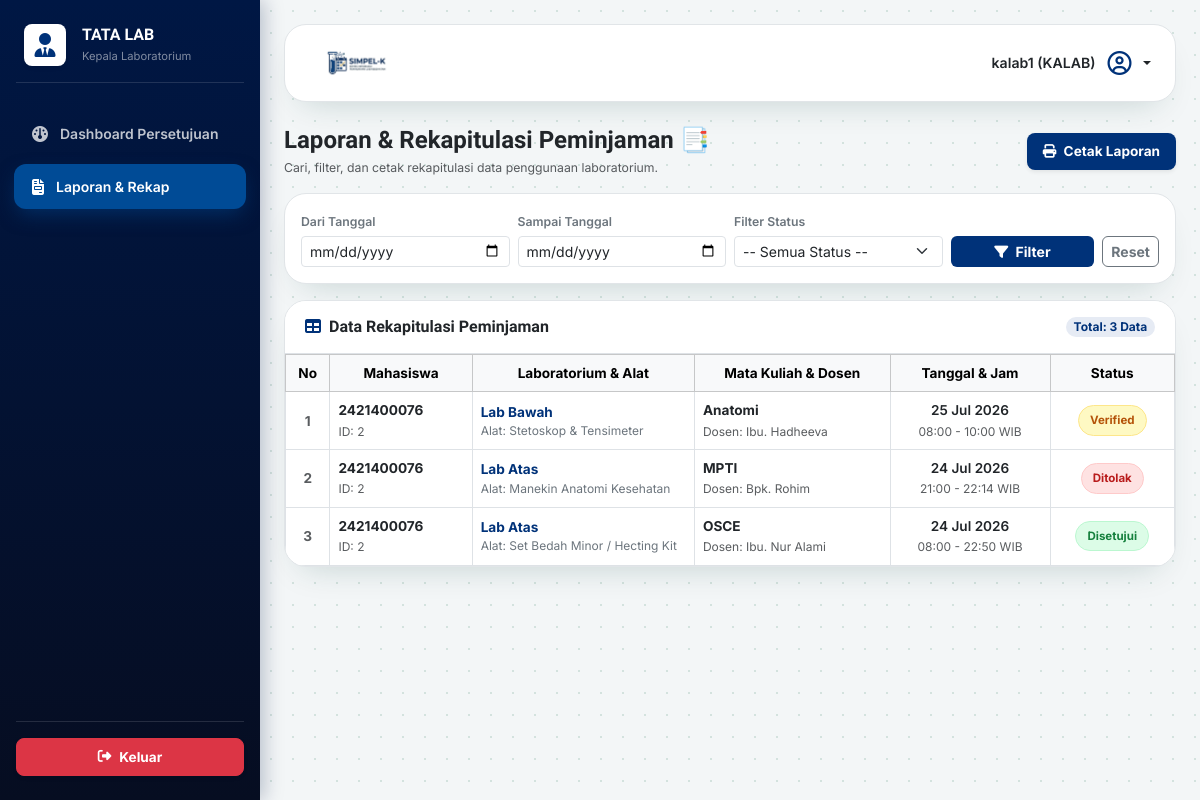
Before: /kalab/laporan/ (signed in) with the older database file.
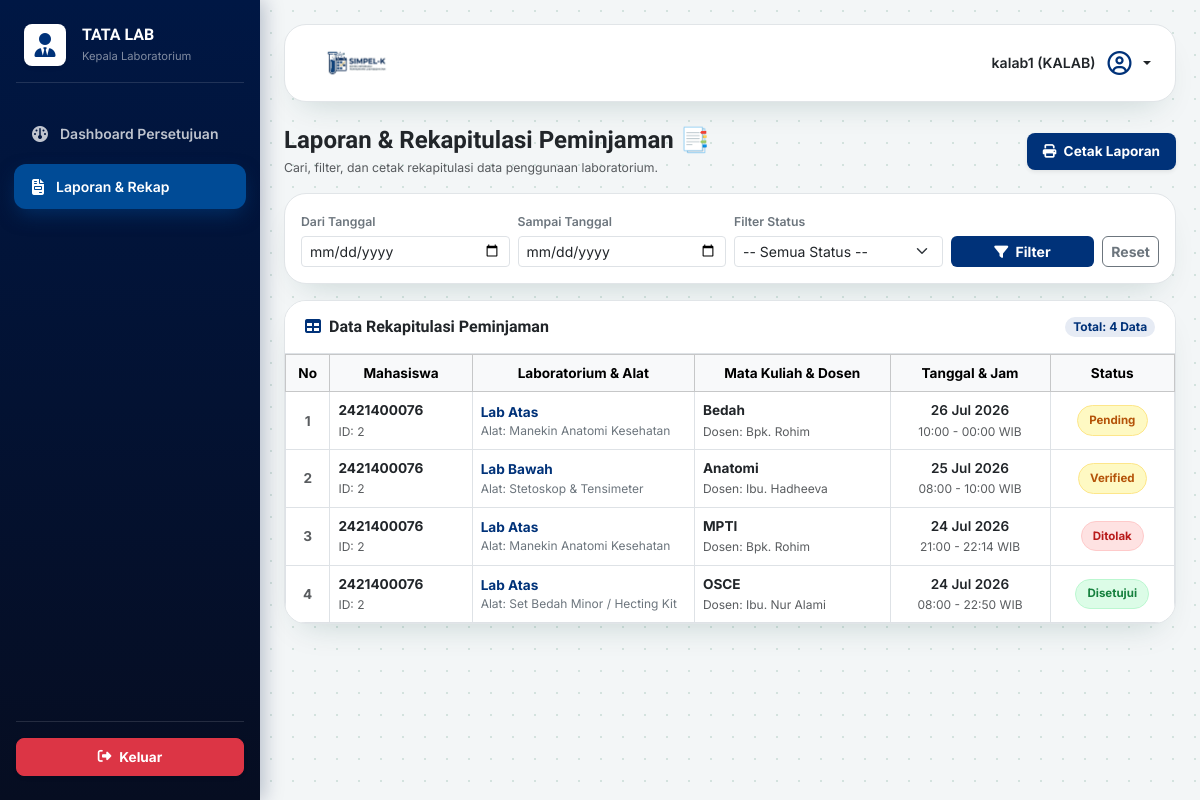
After: the same page with the newer database file.
### core_auth/models.py (models this page shows, shortened)
class User(AbstractUser):
    ROLE_CHOICES = [
        ('mahasiswa', 'Mahasiswa/PJMK'),
        ('aslab', 'Asisten Laboratorium'),
        ('kaleb', 'Kepala Laboratorium'),
    ]
    role = models.CharField(max_length=20, choices=ROLE_CHOICES, default='mahasiswa')
    nim = models.CharField(max_length=20, blank=True, null=True, unique=True)
    prodi = models.CharField(max_length=50, blank=True, null=True)
    no_hp = models.CharField(max_length=15, blank=True, null=True)

class Peminjaman(models.Model):
    STATUS_CHOICES = [
        ('pending', 'Menunggu Validasi ASLAB'),
        ('verified', 'Menunggu Persetujuan KALAB'),
        ('disetujui', 'Disetujui / Jadwal Dikunci'),
        ('ditolak', 'Ditolak'),
        ('selesai', 'Selesai / Sudah Dikembalikan'),
    ]
    mahasiswa = models.ForeignKey(settings.AUTH_USER_MODEL, on_delete=models.CASCADE, related_name='peminjaman_mahasiswa')
    ruang_lab = models.ForeignKey(RuangLab, on_delete=models.CASCADE)
    alat_bahan = models.ForeignKey(AlatBahan, on_delete=models.PROTECT)
    keperluan = models.TextField()
    nama_dosen = models.CharField(max_length=100)
    mata_kuliah = models.CharField(max_length=100)
    tanggal_pinjam = models.DateField()
    wkt_mulai = models.TimeField()
    wkt_akhir = models.TimeField()
    status = models.CharField(max_length=20, choices=STATUS_CHOICES, default='pending')
    di_validasi_oleh = models.ForeignKey(
        settings.AUTH_USER_MODEL,
        on_delete=models.SET_NULL,
        blank=True,
        null=True,
        related_name='aslab_verifikator'
    )
    tgl_pengajuan = models.DateTimeField(auto_now_add=True)
    catatan_tolak = models.TextField(blank=True, null=True)

class RuangLab(models.Model):
    nama_ruang = models.CharField(max_length=100)
    kapasitas = models.IntegerField()
    deskripsi = models.TextField(blank=True, null=True)

class AlatBahan(models.Model):
    nama_alat = models.CharField(max_length=100)
    stok_tersedia = models.IntegerField(default=0)
    satuan = models.CharField(max_length=20, default='Pcs')

### kalab/views.py (the view)
# urls.py: path('laporan/', views.laporan_kalab, name='laporan'),
@login_required(login_url='core_auth:login')
def laporan_kalab(request):
    target = cekk_role_kalab(request.user)
    if target:
        return redirect(target)
    tgl_mulai = request.GET.get('tgl_mulai', '')
    tgl_selesai = request.GET.get('tgl_selesai', '')
    filter_status = request.GET.get('status', '')
    laporan_list = Peminjaman.objects.all().order_by('-tanggal_pinjam')
    if tgl_mulai:
        laporan_list = laporan_list.filter(tanggal_pinjam__gte=tgl_mulai)
    if tgl_selesai:
        laporan_list = laporan_list.filter(tanggal_pinjam__lte=tgl_selesai)
    if filter_status and filter_status != 'semua':
        laporan_list = laporan_list.filter(status=filter_status)
    total_laporan = laporan_list.count()
    context = {
        'laporan_list': laporan_list,
        'total_laporan': total_laporan,
        'tgl_mulai': tgl_mulai,
        'tgl_selesai': tgl_selesai,
        'filter_status': filter_status,
    }
    return render(request, 'kalab/laporan.html', context)

### kalab/views.py (called while the page is built)
def cekk_role_kalab(user):
    username_lower = user.username.lower()
    if 'aslab' in username_lower:
        return 'aslab:dashboard'
    elif 'kalab' not in username_lower and not user.groups.filter(name__iexact='KALAB').exists():
        return 'mahasiswa:dashboard'
    return None

### kalab/templates/kalab/laporan.html (shortened to what this page needs)
{% load static %}
<!DOCTYPE html>
<html lang="id">
<head>
    <link href="https://cdn.jsdelivr.net/npm/bootstrap@5.3.2/dist/css/bootstrap.min.css" rel="stylesheet">
    <link rel="stylesheet" href="https://cdnjs.cloudflare.com/ajax/libs/font-awesome/6.4.2/css/all.min.css">
</head>
<body>
    <div class="sidebar d-flex flex-column justify-content-between py-4">
        <div>
            <div class="px-4 mb-3 text-white d-flex align-items-center gap-3">
                <div class="bg-white rounded-3 p-2 d-flex align-items-center justify-content-center shadow-sm" style="width: 42px; height: 42px;">
                    <i class="fa-solid fa-user-tie fs-4" style="color: var(--teal-700);"></i>
                </div>
                <div>
                    <h6 class="fw-bold mb-0 text-white brand-title">TATA LAB</h6>
                    <small class="text-white-50" style="font-size: 0.7rem;">Kepala Laboratorium</small>
                </div>
            </div>
            <hr class="text-white-50 mx-3 mb-4">
            <ul class="nav nav-pills flex-column mb-auto">
                <li class="nav-item">
                    <a href="{% url 'kalab:dashboard' %}" class="nav-link">
                        <i class="fa-solid fa-gauge fs-6"></i> Dashboard Persetujuan
                    </a>
                </li>
                <li class="nav-item">
                    <a href="{% url 'kalab:laporan' %}" class="nav-link active">
                        <i class="fa-solid fa-file-invoice fs-6"></i> Laporan & Rekap
                    </a>
                </li>
            </ul>
        </div>
        <div class="px-3">
            <hr class="text-white-50 mb-3">
            <a href="{% url 'core_auth:logout' %}" class="btn btn-danger w-100 py-2 rounded-3 fw-bold d-flex align-items-center justify-content-center gap-2 shadow-sm" style="font-size: 0.85rem;">
                <i class="fa-solid fa-right-from-bracket"></i> Keluar
            </a>
        </div>
    </div>
    <div class="main-content">
        <div class="top-header-bar d-flex align-items-center justify-content-between">
            <div class="d-flex align-items-center gap-3">
                <img src="{% static 'images/logo.png' %}" alt="SIMPEL-K" class="brand-logo">
            </div>
            <div class="dropdown">
                <a href="#" class="d-flex align-items-center gap-2 text-decoration-none text-dark dropdown-toggle" id="dropdownUser" data-bs-toggle="dropdown" aria-expanded="false">
                    <span class="fw-semibold me-1" style="font-size: 0.88rem;">{{ request.user.username }} (KALAB)</span>
                    <i class="fa-regular fa-circle-user fs-4" style="color: var(--teal-700);"></i>
                </a>
            </div>
        </div>
        <div class="d-flex flex-column flex-md-row justify-content-between align-items-md-center mb-3 gap-2 no-print">
            <div>
                <h4 class="fw-bold text-dark mb-1">Laporan & Rekapitulasi Peminjaman 📑</h4>
                <p class="text-muted small mb-0">Cari, filter, dan cetak rekapitulasi data penggunaan laboratorium.</p>
            </div>
            <button onclick="window.print()" class="btn btn-theme-primary fw-bold px-3 py-2 rounded-3 btn-print shadow-sm" style="font-size: 0.85rem;">
                <i class="fa-solid fa-print me-1"></i> Cetak Laporan
            </button>
        </div>
        <div class="card card-custom filter-card p-3 mb-3">
            <form method="GET" action="{% url 'kalab:laporan' %}" class="row g-2 align-items-end">
                <div class="col-12 col-md-3">
                    <label class="form-label small fw-semibold text-secondary mb-1">Dari Tanggal</label>
                    <input type="date" name="tgl_mulai" class="form-control form-control-sm" value="{{ tgl_mulai }}">
                </div>
                <div class="col-12 col-md-3">
                    <label class="form-label small fw-semibold text-secondary mb-1">Sampai Tanggal</label>
                    <input type="date" name="tgl_selesai" class="form-control form-control-sm" value="{{ tgl_selesai }}">
                </div>
                <div class="col-12 col-md-3">
                    <label class="form-label small fw-semibold text-secondary mb-1">Filter Status</label>
                    <select name="status" class="form-select form-select-sm">
                        <option value="semua" {% if filter_status == 'semua' or not filter_status %}selected{% endif %}>-- Semua Status --</option>
                    </select>
                </div>
                <div class="col-12 col-md-3 d-flex gap-2">
                    <button type="submit" class="btn btn-theme-primary btn-sm fw-bold w-100 py-1.5 rounded-2">
                        <i class="fa-solid fa-filter me-1"></i> Filter
                    </button>
                    <a href="{% url 'kalab:laporan' %}" class="btn btn-outline-secondary btn-sm fw-bold py-1.5 rounded-2">
                        Reset
                    </a>
                </div>
            </form>
        </div>
        <div class="card card-custom">
            <div class="card-header border-bottom py-2.5 d-flex justify-content-between align-items-center no-print">
                <h6 class="fw-bold mb-0 text-dark">
                    <i class="fa-solid fa-table me-2" style="color: var(--teal-700);"></i>Data Rekapitulasi Peminjaman
                </h6>
                <span class="badge px-2.5 py-1.5 rounded-pill fw-bold" style="background: var(--teal-050); color: var(--teal-700); font-size: 0.75rem;">
                    Total: {{ total_laporan }} Data
                </span>
            </div>
            <div class="table-responsive">
                <table class="table table-bordered table-hover align-middle mb-0" style="min-width: 850px; font-size: 0.85rem;">
                    <thead class="table-light text-secondary text-center">
                        <tr>
                            <th style="width: 5%;">No</th>
                            <th style="width: 16%;">Mahasiswa</th>
                            <th style="width: 25%;">Laboratorium & Alat</th>
                            <th style="width: 22%;">Mata Kuliah & Dosen</th>
                            <th style="width: 18%;">Tanggal & Jam</th>
                            <th style="width: 14%;">Status</th>
                        </tr>
                    </thead>
                    <tbody>
                        {% for pinjam in laporan_list %}
                        <tr>
                            <td class="text-center fw-bold text-muted">{{ forloop.counter }}</td>
                            <td>
                                <div class="fw-bold text-dark">{{ pinjam.mahasiswa.username }}</div>
                                <small class="text-muted" style="font-size: 0.75rem;">ID: {{ pinjam.mahasiswa.id }}</small>
                            </td>
                            <td>
                                <div class="fw-bold" style="color: var(--teal-700);">{{ pinjam.ruang_lab.nama_ruang }}</div>
                                <small class="text-secondary d-block" style="font-size: 0.75rem;">Alat: {{ pinjam.alat_bahan.nama_alat }}</small>
                            </td>
                            <td>
                                <div class="fw-bold text-dark">{{ pinjam.mata_kuliah }}</div>
                                <small class="text-muted" style="font-size: 0.75rem;">Dosen: {% if pinjam.dosen %}{{ pinjam.dosen }}{% elif pinjam.nama_dosen %}{{ pinjam.nama_dosen }}{% else %}-{% endif %}</small>
                            </td>
                            <td class="text-center">
                                <div class="fw-semibold text-dark">{{ pinjam.tanggal_pinjam|date:"d M Y" }}</div>
                                <small class="text-muted" style="font-size: 0.75rem;">{{ pinjam.wkt_mulai|time:"H:i" }} - {{ pinjam.wkt_akhir|time:"H:i" }} WIB</small>
                            </td>
                            <td class="text-center">
                                {% if pinjam.status == 'disetujui' or pinjam.status == 'selesai' %}
                                <span class="badge-status badge-status--approved">
                                    Disetujui
                                </span>
                                {% elif pinjam.status == 'ditolak' %}
                                <span class="badge-status badge-status--rejected">
                                    Ditolak
                                </span>
                                {% else %}
                                <span class="badge-status badge-status--pending">
                                    {{ pinjam.status|capfirst }}
                                </span>
                                {% endif %}
                            </td>
                        </tr>
                        {% empty %}
                        <tr>
                            <td colspan="6" class="text-center py-4 text-muted">
                                Tidak ada data laporan yang sesuai dengan filter pencarian.
                            </td>
                        </tr>
                        {% endfor %}
                    </tbody>
                </table>
            </div>
        </div>
    </div>
</body>
</html>

### kalab/templates/kalab/laporan.html (style rules this page uses)
:root { --teal-900: #001744; --teal-700: #003279; --teal-600: #004b96; --teal-050: #e6ebf4; --ink: #16241f; --ink-muted: #5b626b; --line: #e1e5e8; --paper: #ffffff; --bg: #f3f6f7; --radius-lg: 22px; --radius-md: 12px; --shadow-card: 0 16px 34px -18px rgba(0, 68, 60, 0.22); --shadow-card-hover: 0 22px 40px -16px rgba(0, 24, 68, 0.28); --amber-600: #b45309; --amber-050: #fef9c3; --amber-line: #fde68a; --info-600: #0369a1; --info-050: #e0f2fe; --info-line: #bae6fd; --success-600: #15803d; --success-050: #dcfce7; --success-line: #bbf7d0; --danger-600: #b91c1c; --danger-050: #fee2e2; --danger-line: #fecaca; }
body { background-color: var(--bg); font-family: 'Inter', system-ui, sans-serif; color: var(--ink); font-size: 0.875rem; }
h1, h2, h3, h4, h5, h6, .brand-title { font-family: 'Plus Jakarta Sans', 'Inter', sans-serif; }
.sidebar { position: fixed; top: 0; bottom: 0; left: 0; z-index: 1040; width: 260px; background: linear-gradient(180deg, var(--teal-900) 0%, #060d21 100%); box-shadow: 4px 0 18px rgba(0, 23, 68, 0.25); }
.sidebar .nav-link { font-weight: 600; color: rgba(255, 255, 255, 0.75); padding: 12px 18px; margin: 4px 14px; border-radius: var(--radius-md); display: flex; align-items: center; gap: 12px; font-size: 0.875rem; transition: all .2s ease; }
.sidebar .nav-link.active { color: #fff; background: var(--teal-600); box-shadow: 0 8px 20px -4px rgba(0, 75, 150, 0.5); }
.main-content { margin-left: 260px; padding: 24px; min-height: 100vh; background-image: radial-gradient(#d3e2de 1px, transparent 1px); background-size: 22px 22px; }
.top-header-bar { background-color: var(--paper); border: 1px solid var(--line); border-radius: var(--radius-lg); padding: 12px 24px; margin-bottom: 24px; box-shadow: var(--shadow-card); }
.brand-logo { height: 52px; width: auto; object-fit: contain; }
.card-custom { background: var(--paper); border: 1px solid var(--line); border-radius: var(--radius-lg); box-shadow: var(--shadow-card); overflow: hidden; }
.card-custom .card-header { background: var(--paper); border-bottom: 1px solid var(--line); padding: 1rem 1.25rem; }
.btn-theme-primary { background-color: var(--teal-700); color: #fff; border: none; transition: background-color .15s ease, transform .12s ease; }
.badge-status { font-size: .72rem; font-weight: 700; padding: .35rem .7rem; border-radius: 999px; border: 1px solid transparent; display: inline-flex; align-items: center; gap: .35rem; }
.badge-status--approved { background: var(--success-050); color: var(--success-600); border-color: var(--success-line); }
.badge-status--rejected { background: var(--danger-050); color: var(--danger-600); border-color: var(--danger-line); }
.badge-status--pending { background: var(--amber-050); color: var(--amber-600); border-color: var(--amber-line); }

Changed rows visible on the page:
added Peminjaman: mahasiswa.username "2421400076", mahasiswa.id "2", ruang_lab.nama_ruang "Lab Atas", alat_bahan.nama_alat "Manekin Anatomi Kesehatan", mata_kuliah "Bedah", nama_dosen "Bpk. Rohim", tanggal_pinjam "26 Jul 2026", wkt_mulai "10:00", wkt_akhir "00:00", status "Pending"
Other visible differences:
{{ total_laporan }}: "3" → "4"
